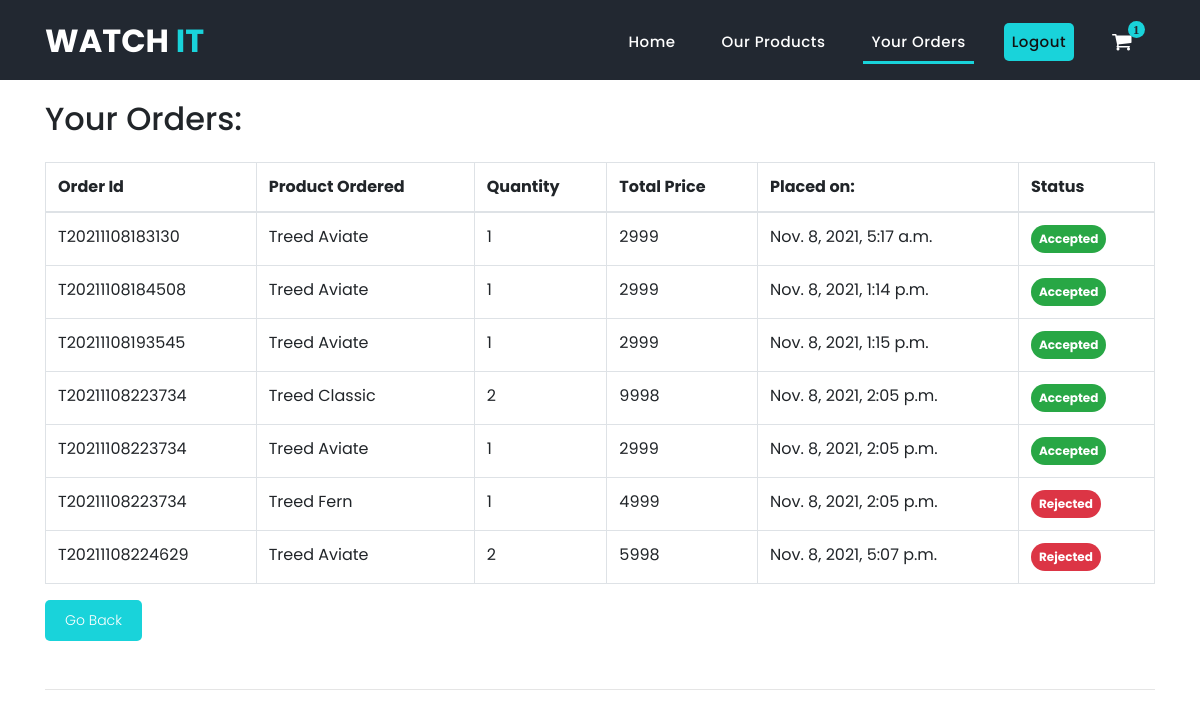
Page /all_orders/ (signed in) on the committed database.
### store/models.py (models this page shows, shortened)
class OrderItem(models.Model):
    CHOICES = [
        ('Accepted', 'Accepted'),
        ('Pending Approval', 'Pending Approval'),
        ('Rejected', 'Rejected')
    ]
    seller = models.ForeignKey(Seller, on_delete=models.CASCADE, blank=True, null=True)
    product = models.ForeignKey(Product, on_delete=models.SET_NULL, blank=True, null=True)
    order = models.ForeignKey(Order, on_delete=models.SET_NULL, blank=True, null=True)
    quantity = models.IntegerField(default=0, null=True, blank=True)
    date_added = models.DateTimeField(auto_now_add=True)
    status = models.CharField('Order Status', max_length = 30 , choices=CHOICES, default="Pending Approval")
    @property
    def get_total(self):
        total = self.product.price * self.quantity
        return total

class Order(models.Model):
    customer = models.ForeignKey(Customer, on_delete=models.SET_NULL, blank=True, null=True)
    date_ordered= models.DateTimeField(auto_now_add=True)
    complete = models.BooleanField(default=False)
    transaction_id = models.CharField(max_length=200, null=True)
    @property
    def get_cart_items(self):
        orderitems = self.orderitem_set.all()
        total = sum([item.quantity for item in orderitems])
        return total

class Product(models.Model):
    seller = models.ForeignKey(Seller, on_delete=models.CASCADE, blank=True, null=True)
    name = models.CharField("Product Name", max_length=200, null=True)
    price = models.PositiveIntegerField()
    stock = models.PositiveIntegerField(default=0)
    category = models.ForeignKey(Categories, on_delete=models.SET_NULL, null=True)
    image = models.ImageField(upload_to='products', null=True, blank=True)

### store/views.py (the view)
# urls.py: path('all_orders/', views.allOrders, name='allOrders'),
def allOrders(request):
    if not request.user.is_authenticated:
            return redirect('login')
    data = cartData(request)
    cartItems = data['cartItems']
    customer = Customer.objects.get(user = request.user)
    orders = OrderItem.objects.filter(order__customer = customer).exclude(order__transaction_id = None)
    context = {
        'orders': orders,
        'cartItems':cartItems
    }
    return render(request, 'store/main/allOrders.html', context)

### store/utils.py (called while the page is built)
def cartData(request):
    if request.user.is_authenticated:
        customer = request.user.customer
        order, created = Order.objects.get_or_create(customer=customer, complete=False)
        items = order.orderitem_set.all()
        cartItems = order.get_cart_items
    else:
        cookieData = cookieCart(request)
        cartItems = cookieData['cartItems']
        order = cookieData['order']
        items = cookieData['items']
    return {'cartItems':cartItems, 'order':order, 'items':items}

### store/templates/store/main/allOrders.html
{% extends 'store/main/base.html' %}
{% block content %}
<div class="main-content">
    <div class="container">
        <div class="order-section">
            <h2>Your Orders: </h2>
            <table class="table table-bordered mt-4">
                <thead>
                    <tr>
                        <th>Order Id</th>
                        <th>Product Ordered</th>
                        <th>Quantity</th>
                        <th>Total Price</th>
                        <th>Placed on:</th>
                        <th>Status</th>
                    </tr>
                </thead>
                <tbody>
                    {% for order in orders %}
                    <tr>
                        <td>{{ order.order.transaction_id }}</td>
                        <td>{{ order.product.name }}</td>
                        <td>{{ order.quantity }}</td>
                        <td>{{ order.get_total }}</td>
                        <td>{{ order.order.date_ordered }}</td>
                        {% if order.status == 'Accepted' %}
                            <td><p class="badge badge-pill badge-success p-2">Accepted</p></td>
                        {% else %}
                            <td><span class="badge badge-pill badge-danger p-2">Rejected</span></td>
                        {% endif %}
                    </tr>
                    {% empty %}
                    <tr>
                        <td colspan="4">No Information Available</td>
                    </tr>
                    {% endfor %}
                </tbody>
            </table>
            <a href="{% url 'home' %}" class="filled-button">Go Back</a>
        </div>
    </div>
</div>
{% endblock %}

### store/static/main/assets/css/style.css (style rules this page uses)
body { font-family: 'Poppins', sans-serif; overflow-x: hidden; text-rendering: optimizeLegibility; -webkit-font-smoothing: antialiased; -moz-osx-font-smoothing: grayscale; }
p { margin-bottom: 0px; font-size: 14px; font-weight: 300; color: #4a4a4a; line-height: 24px; }
a { text-decoration: none!important; }
h1,h2,h3,h4,h5,h6 { margin: 0px; }
.filled-button { background-color: #19D3DA; color: #fff; font-size: 14px; text-transform: capitalize; border: none; font-weight: 300; padding: 10px 20px; border-radius: 5px; display: inline-block; transition: all 0.3s; }
a.filled-button { background-color: #19D3DA; color: #fff; font-size: 14px; text-transform: capitalize; font-weight: 300; padding: 10px 20px; border-radius: 5px; display: inline-block; transition: all 0.3s; }
.main-content { padding-top: 100px; }

### rows in the picture
OrderItem: order.transaction_id "T20211108183130", product.name "Treed Aviate", quantity "1", get_total "2999", order.date_ordered "Nov. 8, 2021, 5:17 a.m.", status "Accepted"
OrderItem: order.transaction_id "T20211108184508", product.name "Treed Aviate", quantity "1", get_total "2999", order.date_ordered "Nov. 8, 2021, 1:14 p.m.", status "Accepted"
OrderItem: order.transaction_id "T20211108193545", product.name "Treed Aviate", quantity "1", get_total "2999", order.date_ordered "Nov. 8, 2021, 1:15 p.m.", status "Accepted"
OrderItem: order.transaction_id "T20211108223734", product.name "Treed Classic", quantity "2", get_total "9998", order.date_ordered "Nov. 8, 2021, 2:05 p.m.", status "Accepted"
OrderItem: order.transaction_id "T20211108223734", product.name "Treed Aviate", quantity "1", get_total "2999", order.date_ordered "Nov. 8, 2021, 2:05 p.m.", status "Accepted"
OrderItem: order.transaction_id "T20211108223734", product.name "Treed Fern", quantity "1", get_total "4999", order.date_ordered "Nov. 8, 2021, 2:05 p.m.", status "Rejected"
OrderItem: order.transaction_id "T20211108224629", product.name "Treed Aviate", quantity "2", get_total "5998", order.date_ordered "Nov. 8, 2021, 5:07 p.m.", status "Rejected"

### other values in the picture
{{ cartItems }} "1"
